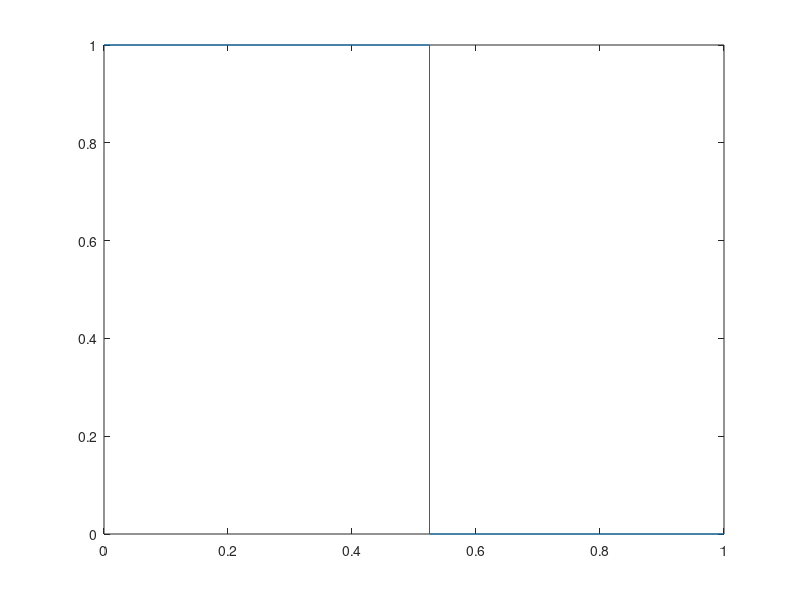
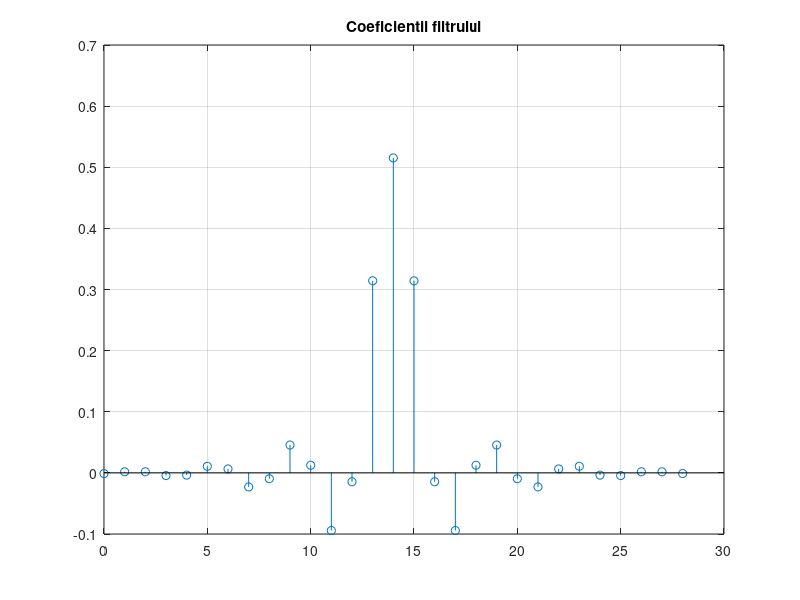
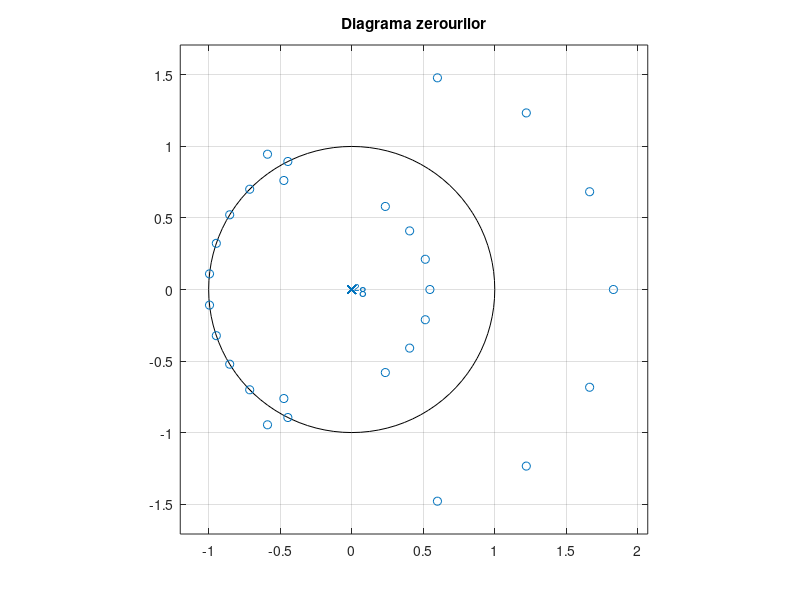
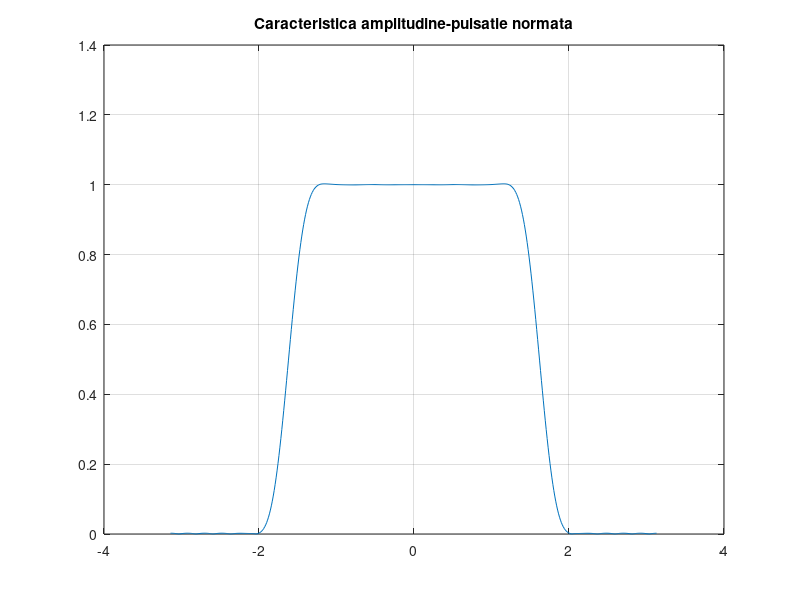

Reproduce these figures in MATLAB, in order. (Note: this script raises an error after producing the figures.)
%% I. PROIECTAREA FILTRELOR CU RĂSPUNS FINIT LA IMPULS
clc; clear all; close all;

N = 29;     %lungimea filtrului
Ft = 4200;  %frecventa de taiere
Fs = 16000; %frecventa de esantionare

%% punctul a
n = N-1;                            %ordinul filtrului
f = [0 2*Ft/Fs 2*Ft/Fs 1];  %2*Ft/Fs  reprezinta frecventa de taiere normata
m = [1 1 0 0];              %vectorul amplitudine normata al filtrului 
figure(1), plot(f,m);       %reprezentarea grafica a filtrului
%------------
h = fir2(n, f, m);          %functia de modelare a filtrului cu argumentele vectorii ordin, frecventa normata si amplitudine normata
n = 0:N-1;                  %vectorul de distributie al ordinului filtrului
figure(2), stem(n,h), grid, title('Coeficientii filtrului'); %graficul coeficientiilor filtrului
%------------
figure(3), zplane(h,1), title('Diagrama zerourilor'); %diagrama zerourilor pentru filtrul proiectat cu fir2
%------------
N_fft = 512;     %numarul de esantioane pentru tranformata Fourier
H = fft(h, N_fft); %functia de transfer a filtrului prin Fast Fourier Transform
w = -pi: 2*pi/N_fft: pi-2*pi/N_fft;  %vectorul pulsatie normata
figure(4), plot(w, fftshift(abs(H))), grid, title('Caracteristica amplitudine-pulsatie normata'); %graficul caracteristicii amplitudine-pulsatie normata
figure(5), plot(w, fftshift(angle(H))), grid, title('Caracteristica faza-pulsatie normata');      %graficul caracteristicii faza-pulsatie normata
%------------
F = -Fs/2: Fs/N_fft: Fs/2 -Fs/N_fft;     %vectorul frecventa
figure(6), plot(F, 20*log10(fftshift(abs(H)))), grid, title('Caracteristica amplitudine-frecventa normata'); %graficul caracteristicii amplitudine-frecventa normata
%% punctul b
clc; clear all; close all;

N = 29;
Ft = 4200;
Fs = 16000;
f = [0 2*Ft/Fs-0.01 2*Ft/Fs 1];  %2*Ft/Fs 0.45 -> 0.52
m = [1 1 0 0];
%------------
n2 = N-1;
h2 = firpm(n2, f, m);   %functia de modelare a filtrului prin metoda Parks-McClellan
n2 = 0:N-1;             %%vectorul de distributie al ordinului filtrului
%------------
figure(7), stem(n2,h2), grid, title('Coeficientii filtrului'); %graficul coeficientiilor filtrului
%------------
figure(8), zplane(h2,1), title('Diagrama zerourilor');  %diagrama zerourilor
%------------
N_fft = 512;   %numarul de esantioane pentru tranformata Fourier
H2 = fft(h2, N_fft);  %functia de transfer a filtrului prin Fast Fourier Transform
w2 = -pi: 2*pi/N_fft: pi-2*pi/N_fft;  %vectorul pulsatie normata al filtrului
figure(9), plot(w2, fftshift(abs(H2))), grid, title('Caracteristica amplitudine-pulsatie normata');
figure(10), plot(w2, fftshift(angle(H2))), grid, title('Caracteristica faza-pulsatie normata');
%------------
F2 = -Fs/2: Fs/N_fft: Fs/2 -Fs/N_fft;  %vectorul frecventa al filtrului pentru transformata Fourier
figure(11), plot(F2, 20*log10(fftshift(abs(H2)))), grid, title('Caracteristica amplitudine-frecventa normata');  %graficul caracteristicii amplitudine-frecventa normata
%% II. PROIECTAREA FILTRELOR CU RĂSPUNS INFINIT LA IMPULS

%punctul a
clc; clear all; close all;

Ft = 4200;  %frecventa de taiere
Fs = 16000; %frecventa de esantionare
w = 2*pi*Ft; %pulsatia
n = 5;       %ordinul filtrului
%modelarea filtrului digital pornind de la un filtru analogic de tip Butterworth
[bs,as] = butter(n, w, 's')
[bd,ad] = impinvar(bs,as,Fs)
%afisarea caracteristicilor filtrului analogic modelat
[ha,wa] = freqs(bs,as);
figure(1), freqs(bs, as),
		title('Raspunsul in frecventa al filtrului analogic'),
		figure(2), zplane(bs, as),
		title('Diagrama poli zerouri a filtrului analogic')
%afisarea caracteristicilor filtrului digital rezultat
[hd,wd] = freqz(bd,ad);
figure(3), freqz(bd,ad), title('Raspunsul in frecventa al filtrului digital')
ylim([-25 5])
figure(4), zplane(bd,ad), title('Diagrama poli zerouri a filtrului digital')
%Caracteristica amplitudine - frecventa a filtrului digital rezultat
F = wd*Fs/(2*pi);
figure(5), plot(F, 20*log10(abs(hd))), grid, xlabel('F[Hz]'), ylabel('|H(z)|'),
title('Caracteristica amplitudine[dB] - frecventa[Hz] a filtrului digital')
%% punctul b
clear; clc; close all;

n = 5;
Fs = 16000;
Ft = 4200;
 
% metoda directa de proiectare
Wn = 2*Ft/Fs;
[bd, ad] = butter(n, Wn); 
[Hd, Wd] = freqz(bd, ad);

%Reprezentați grafic răspunsul în frecvență și poziția polilor și a zerourilor pentru filtrul digital
figure(1), freqz(bd, ad),
title('Raspunsul in frecventa al filtrului digital')

figure(2), zplane(bd, ad),
title('Diagrama poli zerouri a filtrului digital') 

%Reprezentarea grafica a caracteristicii amplitudine - frecventa a filtrului digital proiectat
F = Wd/(2*pi);
figure(3), plot(F, 20*log10(abs(Hd))), grid,
xlabel('F[Hz]'), ylabel('|H(z)|'), title('Caracteristica amplitudine[dB]-frecventa[Hz] a filtrului digital')

% Aplicarea unui semnal sinusoidal cu functia chirp
t = 0: 1/Fs: 1; 
x = chirp(t, 0, 1, Fs/2);
figure(4), plot(x, t), ylabel('x'), xlabel('t'),
title('Semnalul de intrare'), grid, xlim([-1 1])

figure(5), spectrogram(x, 512, 256, 512, Fs, 'yaxis'), colormap(jet)
title('Spectograma semnalului de intrare')

y = filter(bd, ad, x);
figure(6), plot(y, t), ylabel('y'), xlabel('t'),
title('Semnalul de la iesire'), grid, xlim([-1.5 1.5])

figure(7),spectrogram(y, 512, 256 ,512, Fs, 'yaxis'), colormap(jet)
title('Spectograma semnalului de la iesire')
